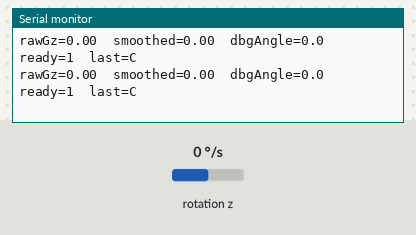
Simulated run of this sketch. Board: Arduino Uno, built with avr-gcc and run on an emulated ATmega328P. On the bench: the last lines printed to the serial monitor. Wiring (inferred from the names in the program): MPU-6050 motion sensor at I2C address 0x68. The inputs (shaded band) are chosen by the test bench; at power-on: rotation z 0 °/s. No radio packets arrive unless stated.

Above: at 4.6 s.
4.7 s: rotation z set to -192 °/s
At 4.87 s:
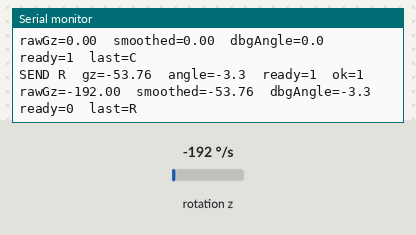
6.3 s: rotation z set to 0 °/s
At 6.9 s:
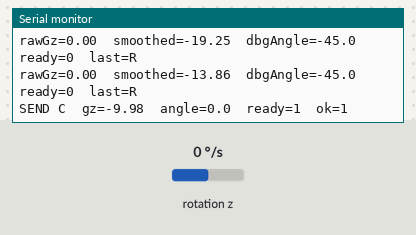
9.3 s: rotation z set to 100 °/s
At 9.47 s:
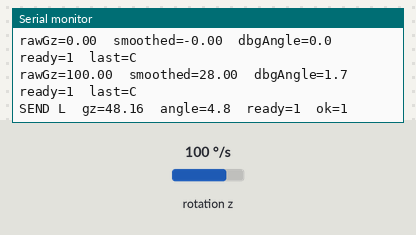
11.0 s: rotation z set to -100 °/s
At 11.0 s:
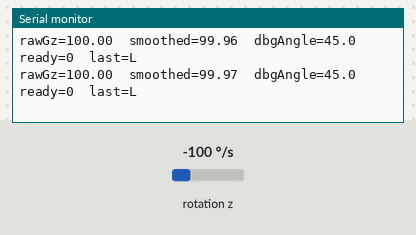
14.0 s: rotation z set to 192 °/s
At 14.02 s:
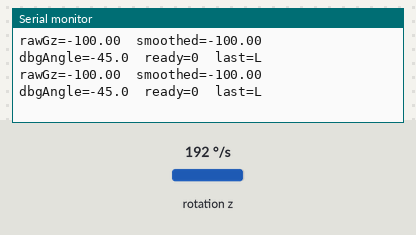
17.0 s: rotation z set to -4 °/s
At 17.05 s:
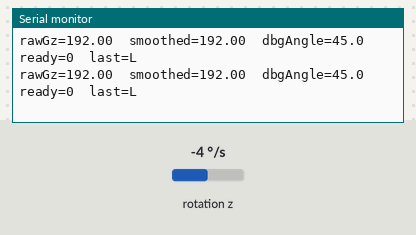
Timing chart, 0 to 20.0 s (numbered marks = the images above; inputs shaded):
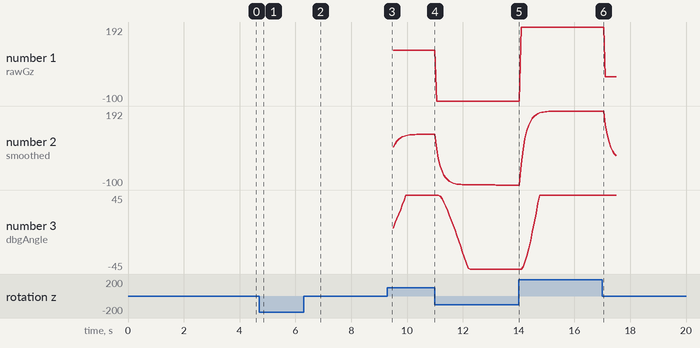

The sketch:

imuGameIntegrated.ino
```cpp
#include <Wire.h>
#include <SPI.h>
#include <RF24.h>
#include <math.h>

// -------------------- nRF24 --------------------
RF24 radio(9, 10);   // CE, CSN
const byte address[6] = "CTRL1";

// -------------------- MPU6050 --------------------
#define MPU6050_ADDR 0x68
#define GYRO_XOUT_H  0x43

long gyroZ_offset = 0;
const float gyroScale = 131.0;

// -------------------- Debug / display angle --------------------
float currentAngle = 0.0;
float smoothedGz = 0.0;

unsigned long lastTime = 0;
unsigned long packetCounter = 0;

// -------------------- Tuning --------------------
#define SMOOTHING_ALPHA           0.28f
#define TURN_RATE_THRESHOLD       32.0f

// FIX 1: Increased from 12.0f to 25.0f to overcome IMU drift/noise
#define REARM_RATE_THRESHOLD      25.0f

// FIX 2: Decreased from 120 to 80 so the game lets you turn again faster
#define CENTER_HOLD_MS           80
#define TX_LOOP_DELAY_MS          12
#define DISPLAY_DEADZONE           1.2f

#define DISPLAY_RETURN_RATE       75.0f
#define MAX_DEBUG_ANGLE          45.0f

bool readyForNextTurn = true;
char lastSentCommand = 'C';
unsigned long stableCenterStart = 0;

// -------------------- Packet --------------------
struct ControlPacket {
  char command; // 'L', 'C', or 'R'
  float angle;
  unsigned long counter;
};

ControlPacket packet;

// -------------------- Functions --------------------
void wakeMPU() {
  Wire.beginTransmission(MPU6050_ADDR);
  Wire.write(0x6B);
  Wire.write(0);
  Wire.endTransmission(true);
}

bool readRawGyroZ(int16_t &rawGyroZ) {
  Wire.beginTransmission(MPU6050_ADDR);
  Wire.write(GYRO_XOUT_H + 4); // Z axis high byte
  if (Wire.endTransmission(false) != 0) return false;

  Wire.requestFrom(MPU6050_ADDR, 2, true);
  if (Wire.available() < 2) return false;

  rawGyroZ = (Wire.read() << 8) | Wire.read();
  return true;
}

void calibrateGyroscope() {
  long sumZ = 0;
  const int samples = 500;

  Serial.println("Calibrating... keep wheel perfectly still.");
  for (int i = 0; i < samples; i++) {
    int16_t rawGyroZ = 0;
    if (readRawGyroZ(rawGyroZ)) {
      sumZ += rawGyroZ;
    }
    delay(4);
  }

  gyroZ_offset = sumZ / samples;

  Serial.print("gyroZ offset = ");
  Serial.println(gyroZ_offset);
  Serial.println("Calibration done.");
}

bool readGyroZ(float &gz) {
  int16_t rawGyroZ = 0;
  if (!readRawGyroZ(rawGyroZ)) return false;

  rawGyroZ -= gyroZ_offset;
  gz = rawGyroZ / gyroScale;
  return true;
}

void sendCommand(char cmd) {
  packet.command = cmd;
  packet.angle = currentAngle;
  packet.counter = packetCounter++;

  bool ok = radio.write(&packet, sizeof(packet));

  Serial.print("SEND ");
  Serial.print(cmd);
  Serial.print("  gz=");
  Serial.print(smoothedGz, 2);
  Serial.print("  angle=");
  Serial.print(currentAngle, 1);
  Serial.print("  ready=");
  Serial.print(readyForNextTurn ? "1" : "0");
  Serial.print("  ok=");
  Serial.println(ok ? "1" : "0");

  lastSentCommand = cmd;
}

void updateDebugAngle(float dt) {
  if (fabs(smoothedGz) > DISPLAY_DEADZONE) {
    currentAngle += smoothedGz * dt;
  } else {
    if (currentAngle > 0.0f) {
      currentAngle -= DISPLAY_RETURN_RATE * dt;
      if (currentAngle < 0.0f) currentAngle = 0.0f;
    } else if (currentAngle < 0.0f) {
      currentAngle += DISPLAY_RETURN_RATE * dt;
      if (currentAngle > 0.0f) currentAngle = 0.0f;
    }
  }

  if (currentAngle > MAX_DEBUG_ANGLE) currentAngle = MAX_DEBUG_ANGLE;
  if (currentAngle < -MAX_DEBUG_ANGLE) currentAngle = -MAX_DEBUG_ANGLE;
}

// -------------------- Setup --------------------
void setup() {
  Serial.begin(9600);
  Wire.begin();

  wakeMPU();
  delay(1200);
  calibrateGyroscope();

  if (!radio.begin()) {
    Serial.println("nRF24 not found on Nano");
    while (true) {}
  }

  radio.setPALevel(RF24_PA_LOW);
  radio.setDataRate(RF24_1MBPS);
  radio.setChannel(108);
  radio.openWritingPipe(address);
  radio.stopListening();

  Serial.println("Nano IMU transmitter ready");

  lastTime = millis();
  stableCenterStart = millis();
}

// -------------------- Loop --------------------
void loop() {
  float gz = 0.0f;

  if (!readGyroZ(gz)) {
    Serial.println("MPU read failed");
    delay(20);
    return;
  }

  unsigned long now = millis();
  float dt = (now - lastTime) / 1000.0f;
  if (dt <= 0.0f) dt = 0.001f;
  lastTime = now;

  smoothedGz = (1.0f - SMOOTHING_ALPHA) * smoothedGz + SMOOTHING_ALPHA * gz;

  updateDebugAngle(dt);

  if (fabs(smoothedGz) < REARM_RATE_THRESHOLD) {
    if (stableCenterStart == 0) {
      stableCenterStart = now;
    }
  } else {
    stableCenterStart = 0;
  }

  if (!readyForNextTurn && stableCenterStart != 0 && (now - stableCenterStart >= CENTER_HOLD_MS)) {
    readyForNextTurn = true;
    currentAngle = 0.0f;

    if (lastSentCommand != 'C') {
      sendCommand('C');
    }
  }

  // LEFT / RIGHT
  if (readyForNextTurn) {
    if (smoothedGz <= -TURN_RATE_THRESHOLD) {
      sendCommand('R');
      readyForNextTurn = false;
      stableCenterStart = 0;
    }
    else if (smoothedGz >= TURN_RATE_THRESHOLD) {
      sendCommand('L');
      readyForNextTurn = false;
      stableCenterStart = 0;
    }
  }

  Serial.print("rawGz=");
  Serial.print(gz, 2);
  Serial.print("  smoothed=");
  Serial.print(smoothedGz, 2);
  Serial.print("  dbgAngle=");
  Serial.print(currentAngle, 1);
  Serial.print("  ready=");
  Serial.print(readyForNextTurn ? "1" : "0");
  Serial.print("  last=");
  Serial.println(lastSentCommand);

  delay(TX_LOOP_DELAY_MS);
}
```

Measured:
- after the input at 4.7 s, the serial monitor: prints a new line after 0.06 s (image 1)
- after the input at 6.3 s, the serial monitor: prints a new line after 0.08 s (image 2)
- after the input at 9.3 s, the serial monitor: prints a new line after 0.10 s (image 3)
- plotted number 1: 100 → -100 after the input at 11.0 s, -100 → 192 after the input at 14.0 s, 192 → -4 after the input at 17.0 s
- plotted number 2: 99.97 → -100 after the input at 11.0 s, -100 → 192 after the input at 14.0 s, 192 → 15.66 after the input at 17.0 s
- plotted number 3: 45 → -45 after the input at 11.0 s
